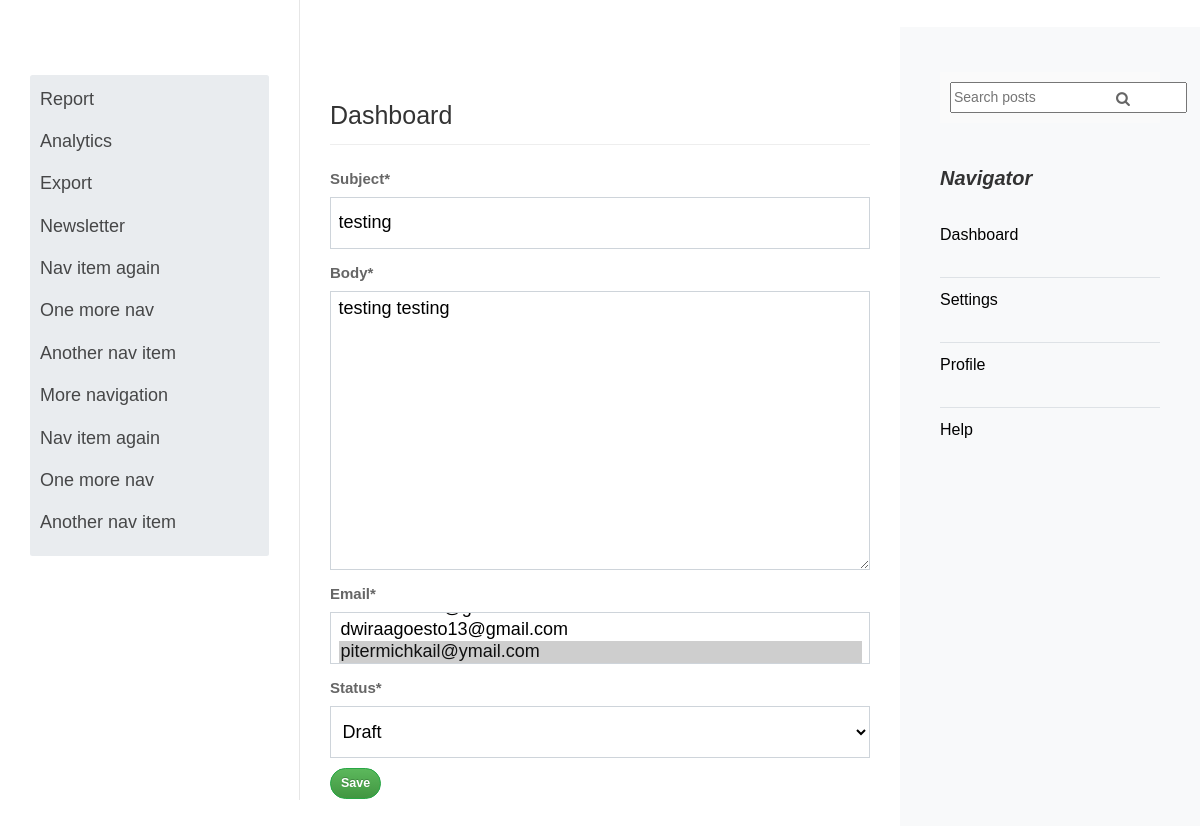
/control/newsletter-edit/13/, run on the app's committed database.
### newsletters/models.py (models this page shows, shortened)
class Newsletter(models.Model):
    EMAIL_STATUS_CHOICES = (
        ('Draft', 'Draft'),
        ('Published', 'Published')
    )
    subject = models.CharField(max_length=250)
    body = models.TextField()
    email = models.ManyToManyField(NewsletterUser)
    status = models.CharField(choices=EMAIL_STATUS_CHOICES, default='', max_length=10)
    created = models.DateTimeField(auto_now_add=True)
    updated = models.DateTimeField(auto_now=True)

class NewsletterUser(models.Model):
    email = models.EmailField()
    date_added = models.DateTimeField(auto_now_add=True)
    def __str__(self):
        return self.email

### newsletters/views.py (the view)
# urls.py: url(r'^newsletter-edit/(?P<pk>\d+)/$', control_newsletter_edit, name='control_newsletter_edit'),
def control_newsletter_edit(request, pk):
    newsletter = get_object_or_404(Newsletter, pk=pk)
    if request.method == 'POST':
        form = NewsletterCreationForm(request.POST, instance=newsletter)
        if form.is_valid():
            newsletter = form.save()
            if newsletter.status == 'Published':
                subject = newsletter.subject
                body = newsletter.body
                from_email = settings.EMAIL_HOST_USER
                for email in newsletter.email.all():
                    send_mail(subject=subject, from_email=from_email, recipient_list=[email], message=body, fail_silently=True)
            return redirect('control_panel:control_newsletter_detail', pk=newsletter.pk)
    else:
        form = NewsletterCreationForm(instance=newsletter)
    context = {
        "form": form,
    }
    template = "control_panel/control_newsletter.html"
    return render(request, template, context)

### newsletters/forms.py
class NewsletterCreationForm(forms.ModelForm):
    class Meta:
        model = Newsletter
        fields = ['subject', 'body', 'email', 'status']

### templates/control_panel/control_newsletter.html
{% extends "control_base.html" %}
{% load crispy_forms_tags %}
{% block content %}
<h1 class="page-header">Dashboard</h1>
<form method="POST">{% csrf_token %}
    {{form|crispy}}
    <button class="btn btn-success btn-lg" type="submit"><strong>Save</strong></button>
</form>
{% endblock %}

### static/css/base.css (style rules this page uses)
h1 { color: #777777; }

### data on the page
Newsletter: subject "testing", body "testing testing", status "Draft"
NewsletterUser: email "dwiraagoesto13@gmail.com / pitermichkail@ymail.com ☑"
